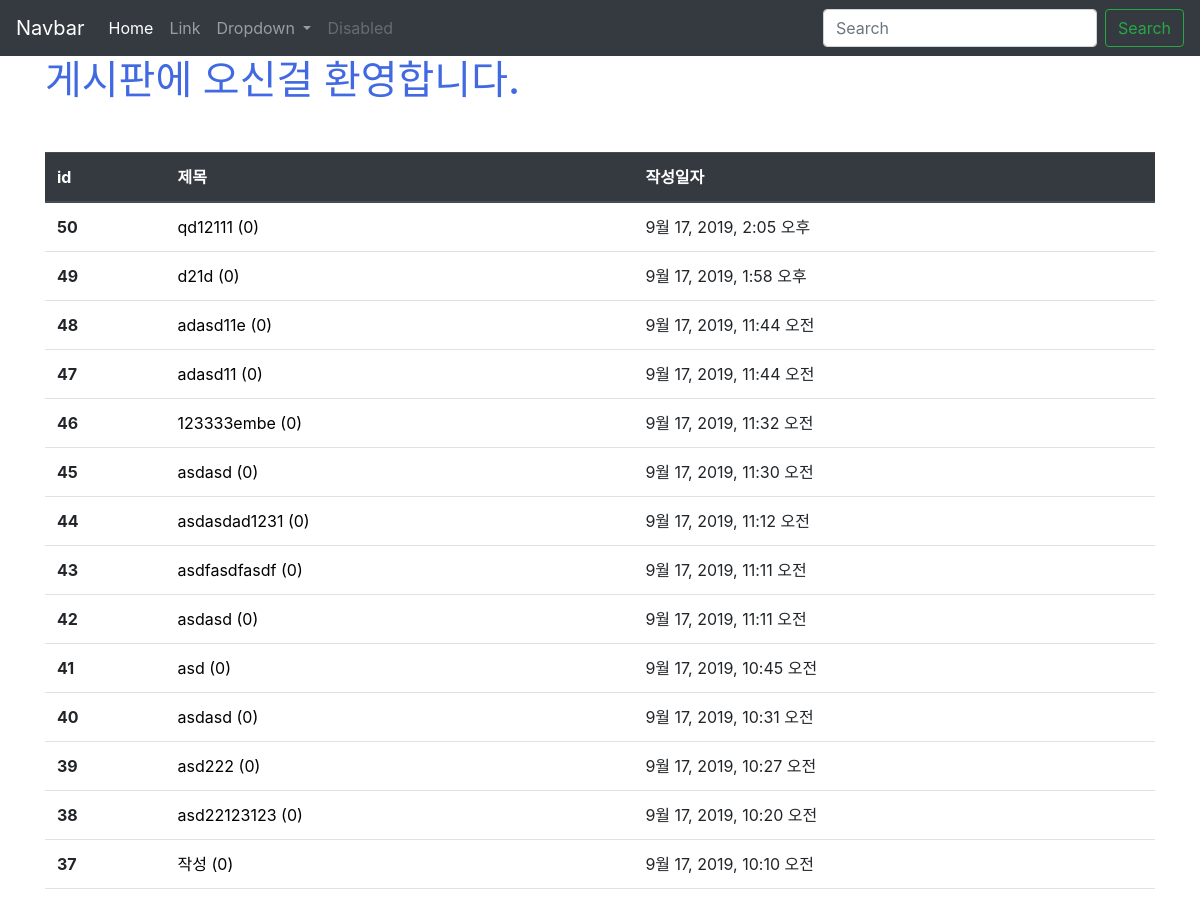
/articles/ (upper part), run on an earlier commit of the app's database.
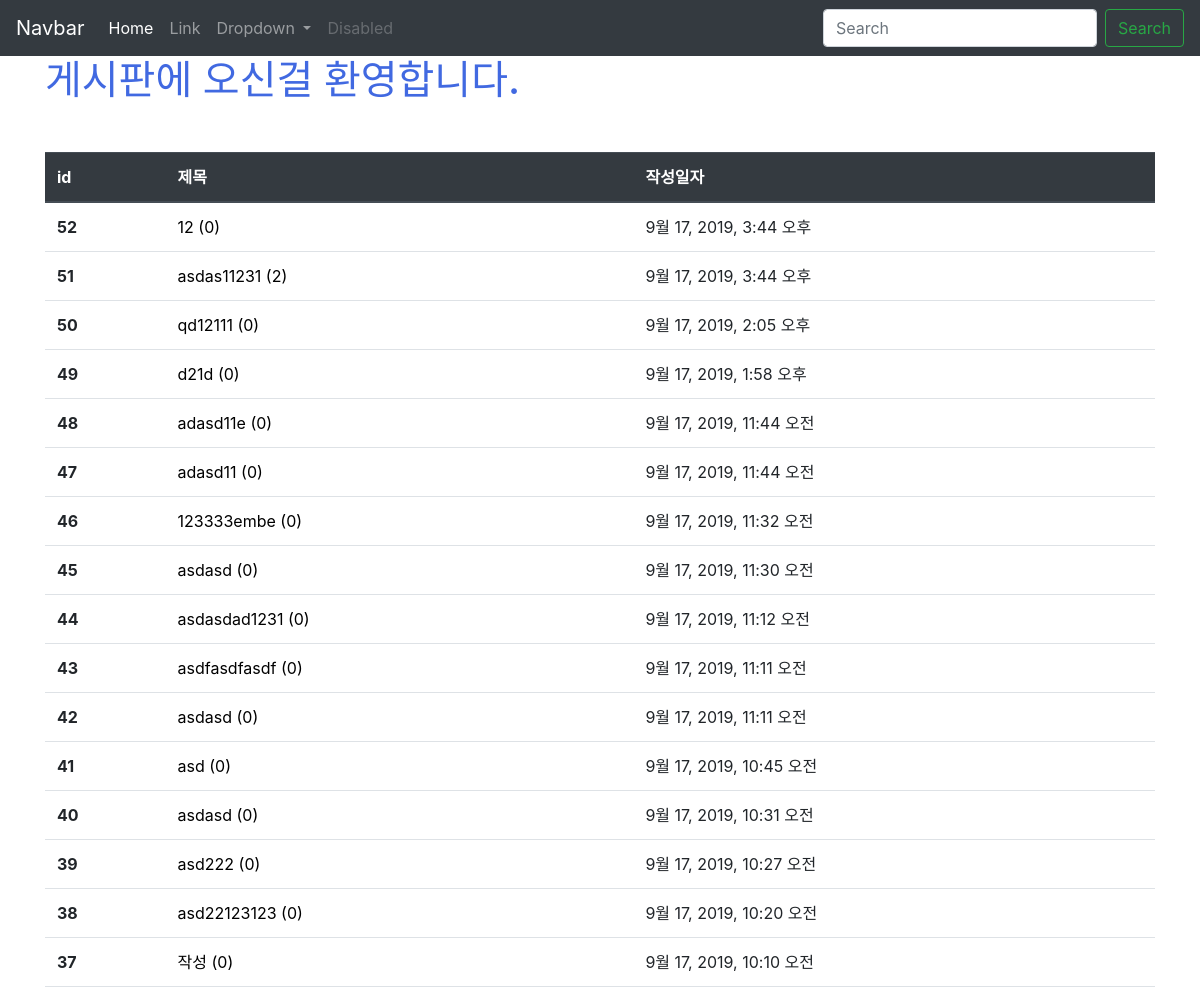
And on a later commit of the database.
### articles/models.py (models this page shows, shortened)
class Article(models.Model):    # models.Model 을 상속 받는 형식으로 쓴다. ~.~.get()으로 앞으로 데이터 사용하는게 여기 들어있거든
    title = models.CharField(max_length=10)  # 기사의 제목을 변수값으로 가지는데 그것은 캐릭터 필드이다. (일종의 스키마를 정의하는거야)
    content = models.TextField()
    image = models.ImageField(blank=True)
    image_thumbnail = ImageSpecField(
        processors=[ResizeToFill(300, 300)],
        format='JPEG',
        options={'quality':80},
    )
    created_at = models.DateTimeField(auto_now_add=True)
    updated_at = models.DateTimeField(auto_now=True)      # 이런식으로 다양한 필드 생성 가능. 다 쓰고나서

### articles/views.py (the view)
# urls.py: path('',views.index, name='index'),
def index(request):
    articles = Article.objects.order_by('-id') # 작성
    embed()
    context = {
        'articles': articles
    }
    return render(request, 'articles/index.html', context)

### articles/templates/articles/index.html (shortened to what this page needs)
{% extends 'articles/base.html' %}
{% load static %}
{% block css %}
<link rel="stylesheet" href="{% static 'articles/style.css' %}">
{% endblock %}
{% block body %}
<h1 class="title">게시판에 오신걸 환영합니다.</h1>
<table class="table mt-5">
  <thead class="thead-dark">
    <tr>
      <th scope="col">id</th>
      <th scope="col">제목</th>
      <th scope="col">작성일자</th>
    </tr>
  </thead>
  <tbody>
    {% for article in articles %}
    <tr>
      <th scope="row">{{article.id}}</th>
      <td><a href="{% url 'articles:detail' article.pk%}" style="color:black; text-decoration: none;">{{article.title}} ({{article.comment_set.all.count}})</a></td>
      <td>{{article.created_at}}</td>
    </tr>
    {% endfor %}
  </tbody>
</table>
  {% endblock %}

What changed in the data, as far as the page shows it:
added Article: id "52", title "12", comment_set.all.count "0", created_at "9월 17, 2019, 3:44 오후"
added Article: id "51", title "asdas11231", comment_set.all.count "2", created_at "9월 17, 2019, 3:44 오후"
